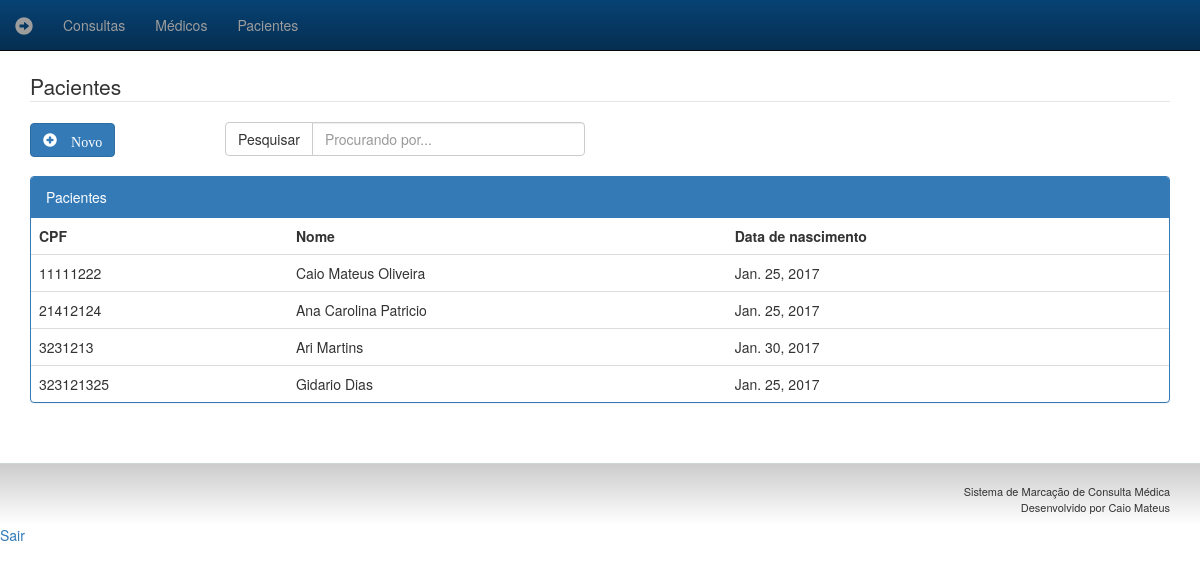
The page /pacientes (signed in) on the database as committed earlier.
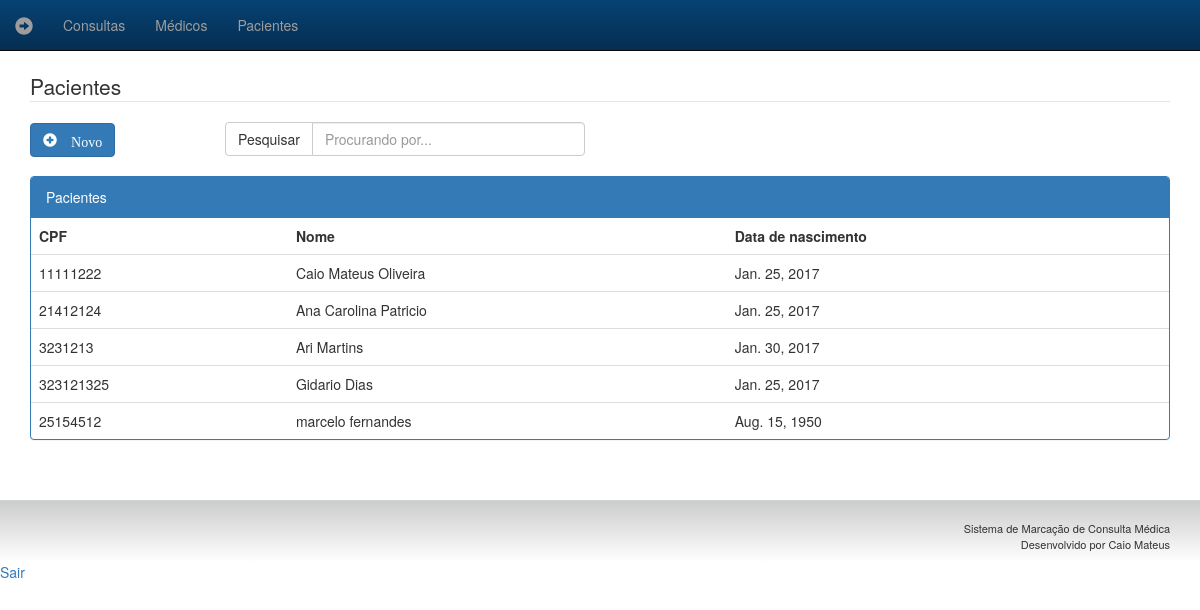
The same page on the database as committed later.
### consulta/models.py (models this page shows)
class Paciente(models.Model):
	nome = models.CharField(max_length=50)
	cpf_paciente = models.IntegerField()
	data_de_nascimento = models.DateField()
	endereco = models.CharField(max_length=50)
	celular = models.IntegerField()
	telefone_fixo = models.IntegerField()
	def __str__(self):
		return self.nome

### consulta/views.py (the view)
# urls.py: url(r'^pacientes$', views.pacientes),
@login_required(login_url='login')
def pacientes(request):
	pacientes = Paciente.objects.all()
	teste = 'Pacientes'
	template = loader.get_template('pacientes.html')
	context = RequestContext(request,{'pacientes':pacientes})
	return HttpResponse(template.render(context))

### consulta/templates/pacientes.html (shortened to what this page needs)
{% extends "base.html" %}
{% block conteudo %}
      <legend>Pacientes</legend>
        <div class="row">
          <div class="col-md-2">
            <a href="paciente_forms"><button type="button" class="btn btn-primary glyphicon glyphicon-plus-sign"> Novo</button></a>
          </div>
          <div class="col-md-4">
            <div class="input-group">
                <span class="input-group-btn">
                  <button class="btn btn-default" type="button">Pesquisar</button>
                </span>
                <input type="text" class="form-control" placeholder="Procurando por...">
              </div>
          </div>
        </div>
        <div class="row">
          <div class="col-md-12">
          <br>
            <div class="panel panel-primary">
              <div class="panel-heading">Pacientes</div>
              <table class="table">
                  <tr>
                    <th>CPF</th>
                    <th>Nome</th>
                    <th>Data de nascimento</th>
                  </tr>
                  {%for paciente in pacientes%}
                  <tr>
                    <td>{{paciente.cpf_paciente}}</td>
                    <td>{{paciente}}</td>
                    <td>{{paciente.data_de_nascimento}}</td>
                  </tr>
                  {% endfor %}
              </table>
            </div>
          </div>
        </div>
{% endblock %}

### consulta/templates/base.html (shortened to what this page needs)
{% load static from staticfiles%}
<!DOCTYPE html>
<html lang="en">
  <head>
    <link href="{% static "lib/bootstrap/css/bootstrap.min.css" %}" rel="stylesheet">
     <link href="{% static "css/style.css" %}" rel="stylesheet" >
  </head>
  <body>
      <nav class="navbar staff-nav navbar-inverse  navbar-static-top">
        <div class="container-fluid">
          <div class="navbar-header">
            <a class="navbar-brand glyphicon glyphicon-circle-arrow-right" href="/"></a>
          </div>
          <div class="collapse navbar-collapse" id="bs-example-navbar-collapse-1">
            <ul class="nav navbar-nav">
            <li><a href="/consultas">Consultas</a></li>
            <li><a href="/medicos">Médicos</a></li>
            <li><a href="/pacientes">Pacientes</a></li>
            </ul>
          </div>
        </div>
      </nav>
      <div class="container">
	{% block conteudo %}
	 {% endblock %}
	</div>
      <footer class="footer navbar-static-bottom" >
       <div class="staff-footer">
            <div class="container">
                <p class="staff-aling-rigth">Sistema de Marcação de Consulta Médica<br>
                    Desenvolvido por Caio Mateus
                </p>
            </div>
      </div>
      </footer>
      <a href="logout">Sair</a>
  </body>
</html>

### webfiles/css/style.css (style rules this page uses)
.staff-footer { border-top: 1px solid #CDD6D7; background-image: linear-gradient(to top, #FFF, #CCC); font-size: 11px; margin-top: 40px; text-align: right; }
.staff-aling-rigth { float: right; margin-top: 20px; font-size: 11px; }
.staff-nav { background-color: #074274; background-image: linear-gradient(to bottom, transparent, rgba(0,0,0,.3)); }

Rows that differ between the two databases and show on the page:
added Paciente: cpf_paciente "25154512", nome "marcelo fernandes", data_de_nascimento "Aug. 15, 1950"
